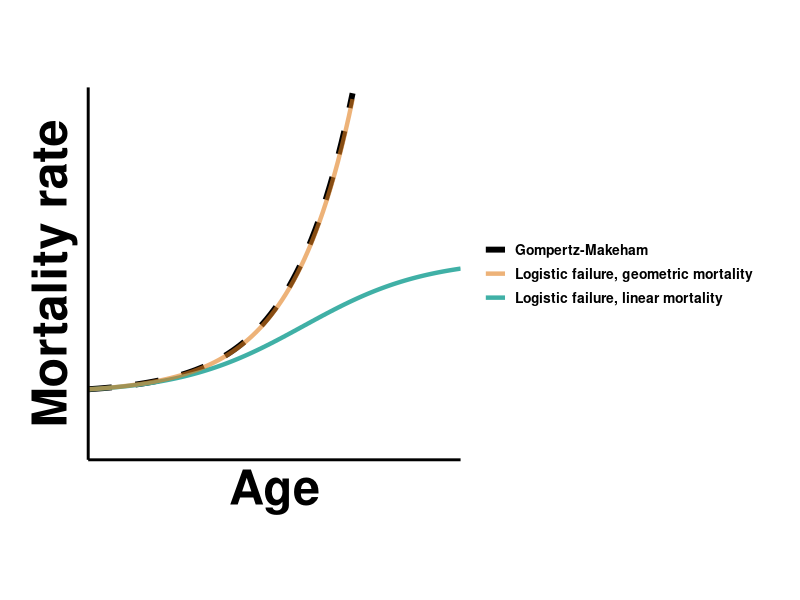
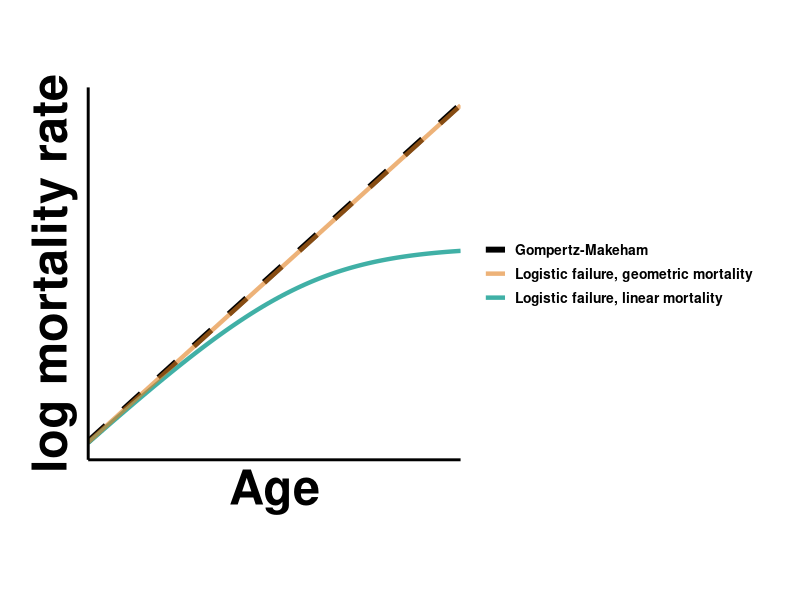

Write R code to recreate these figures, in order.
############################
# Make plots comparing Gompertz-Makeham and logistic failure/mortality curves
# For the ageing networks manuscript
# Written by Shikhara Bhat
# JGU Mainz, Germany
# Date created: Fri Apr 11 15:04:02 2025
# Date last modified: Mon Oct 06 17:25:33 2025
###########################
library(ggplot2) #for plotting
library(svglite) #for saving figures as vectorized SVGs (resolution free)


##########################
#Define the curves we want to plot

#Gompertz-Makeham curve
# mu(t) = M + a e^{bt}
gompertz_makeham <- function(t,phi,k,mu_e,chi,f0){
  
  #composite variables for convenience
  alpha <- phi + k*f0
  beta <- phi + k
  
  #from our analytics
  M <- mu_e - (chi*phi)/(k-phi)
  a <- chi*alpha/((k-phi)*(1-f0))
    
  return (M + a*exp(beta*t))
}

#define the solution to our logistic failures model
# the model is df/dt = (1-f)(r(f0) - kr*f0 + kr*f), approximating the more general model df/dt = (1-f)r(f)
#f0 is initial number of failures.
# r0 is r(f0)
#kr is dr/df at f = f0
#M is extrinsic mortality (analogous to Makeham parameter in GM)
logistic_fail_linear_mort <- function(t,phi,k,mu_e,chi,f0){
  
  #composite variables for convenience
  alpha <- phi + k*f0
  beta <- phi + k
  
  numerator <- (alpha*exp(beta*t))-phi*(1-f0)
  denominator <- beta + alpha*(exp(beta*t)-1)
  
  #analytical solution
  f <- numerator/denominator
  
  return (mu_e + chi*f)
}

logistic_fail_geometric_mort <- function(t,phi,k,mu_e,chi,f0){
  
  #composite variables for convenience
  alpha <- phi + k*f0
  beta <- phi + k
  
  numerator <- (alpha*exp(beta*t))-phi*(1-f0)
  denominator <- beta + alpha*(exp(beta*t)-1)
  
  #analytical solution
  f <- numerator/denominator
  
  intr_mort <- f/(1-f) 
  return (mu_e + chi*intr_mort)
}

##Find the plateau time
plateau_point <- function(phi,kr){
  return (0.5*(1-(phi/kr)))
}

plateau_time <- function(phi,f0,kr){
  beta <- phi + kr
  fstar <- plateau_point(phi,kr)
  log_num <- (1-f0)*(phi+kr*fstar)
  log_den <- (1-fstar)*(phi+kr*f0)
  log_term <- log(log_num/log_den)
  return( (1/beta)*log_term)
}

###############################
#Plotting

#define parameters
#X and Y axis scales are unparameterized/arbitrary anyway.
# my_params <- list(phi = 0.001, #intrinsic failure (constant component)
#                   k = 0.1, #interdependence rate (coefficient of linear component)
#                   mu_e = 1e-5, #extrinsic mortality
#                   chi = 0.2,   #how strongly failures impact mortality
#                   f0 = 0.01 #initial condition
# )


my_params <- list(phi = 0.001, #intrinsic failure (constant component)
                  k = 0.1, #interdependence rate (coefficient of linear component)
                  mu_e = 0.01, #extrinsic mortality
                  chi = 1,   #how strongly failures impact mortality
                  f0 = 0.001 #initial condition
)


# my_params_linear <- list(phi = 0.01, #intrinsic failure (constant component)
#                          k = 0.1, #interdependence rate (coefficient of linear component)
#                          mu_e = 1e-5, #extrinsic mortality
#                          chi = 0.5,   #how strongly failures impact mortality
#                          f0 = 0.01 #initial condition
# )


  
#base layer. Control the axis limits and padding here
lineplot <- ggplot() + scale_x_continuous(limits = c(10,70), expand = c(0,0))
#lineplot <- ggplot() + scale_x_continuous(limits = c(0.1,0.85), expand = c(0,0))
lineplot <- lineplot + scale_y_continuous(limits = c(-0.5,2.3), expand = c(0,0))


###########################
#Plot on a linear scale

#add Gompertz curve with specified parameters
lineplot <- lineplot + geom_function(fun=gompertz_makeham, args = my_params,aes(color='Gompertz-Makeham'),linetype='dashed',linewidth=2)
#add logistic curve with specified parameters
lineplot <- lineplot + geom_function(fun=logistic_fail_linear_mort, args = my_params,aes(color='Logistic failure, linear mortality'),linewidth=1.5)
lineplot <- lineplot + geom_function(fun=logistic_fail_geometric_mort, args = my_params,aes(color='Logistic failure, geometric mortality'),linewidth=1.5, alpha = 0.6)
#add a vertical line for plateau time
#lineplot <- lineplot + geom_vline(xintercept = plateau_time(phi=0.08,f0=0,kr=7.92),linetype='dotted',linewidth=2,alpha=0.6, color='#666666')

#add a legend
lineplot <- lineplot + scale_color_manual(values =  c('Gompertz-Makeham'='#000000',
                                                      'Logistic failure, linear mortality'='#40B0A6',
                                                     # 'Linear failure, linear mortality'='#cc9922',
                                                      'Logistic failure, geometric mortality'='#e17f1e'))


# #aesthetics
lineplot <- lineplot + theme_light() + xlab('Age') + ylab("Mortality rate")
lineplot <- lineplot + theme(panel.border = element_blank(), axis.line = element_line(colour = "black",linewidth=1), panel.grid.major = element_blank(), panel.grid.minor = element_blank())
#lineplot <- lineplot + theme(axis.text = element_text(face = 'bold', color = 'black',size = 30)) #in case we want numbers on the axes
lineplot <- lineplot + theme(axis.title = element_text(face = 'bold',color = 'black',size = 35))
lineplot <- lineplot + theme(legend.text = element_text(face = 'bold', color = 'black',size = 10))
lineplot <- lineplot + theme(aspect.ratio = 1) #set aspect ratio
lineplot <- lineplot + theme(legend.title=element_blank()) #remove legend title
lineplot <- lineplot + theme(axis.ticks.length = unit(.15, "cm")) + theme(axis.ticks = element_line(color='black',linewidth=0.5))
#plot margins are to be provided in the order top, right, bottom, left
lineplot <- lineplot + theme(plot.margin = margin(0.1, 1, ,0.8 , "cm"))

#Remove the numeric values on the x and y axes (because we don't care about the actual numbers)
lineplot <- lineplot + theme(axis.text.x=element_blank(),
                             axis.ticks.x=element_blank(),
                             axis.text.y=element_blank(),
                             axis.ticks.y=element_blank())

lineplot


#uncomment below to save the figure as an SVG
#ggsave(filename = './output/fig_2A.svg',plot=lineplot,width=12,height=12)



#################################
#also plot the same curves on a log scale

#transform to log scale
logplot <- lineplot + scale_y_continuous(trans='log') + ylab("log mortality rate")
logplot

#uncomment below to save the figure as an SVG
#ggsave(filename = './output/fig_2B.svg',plot=logplot,width=12,height=12)
